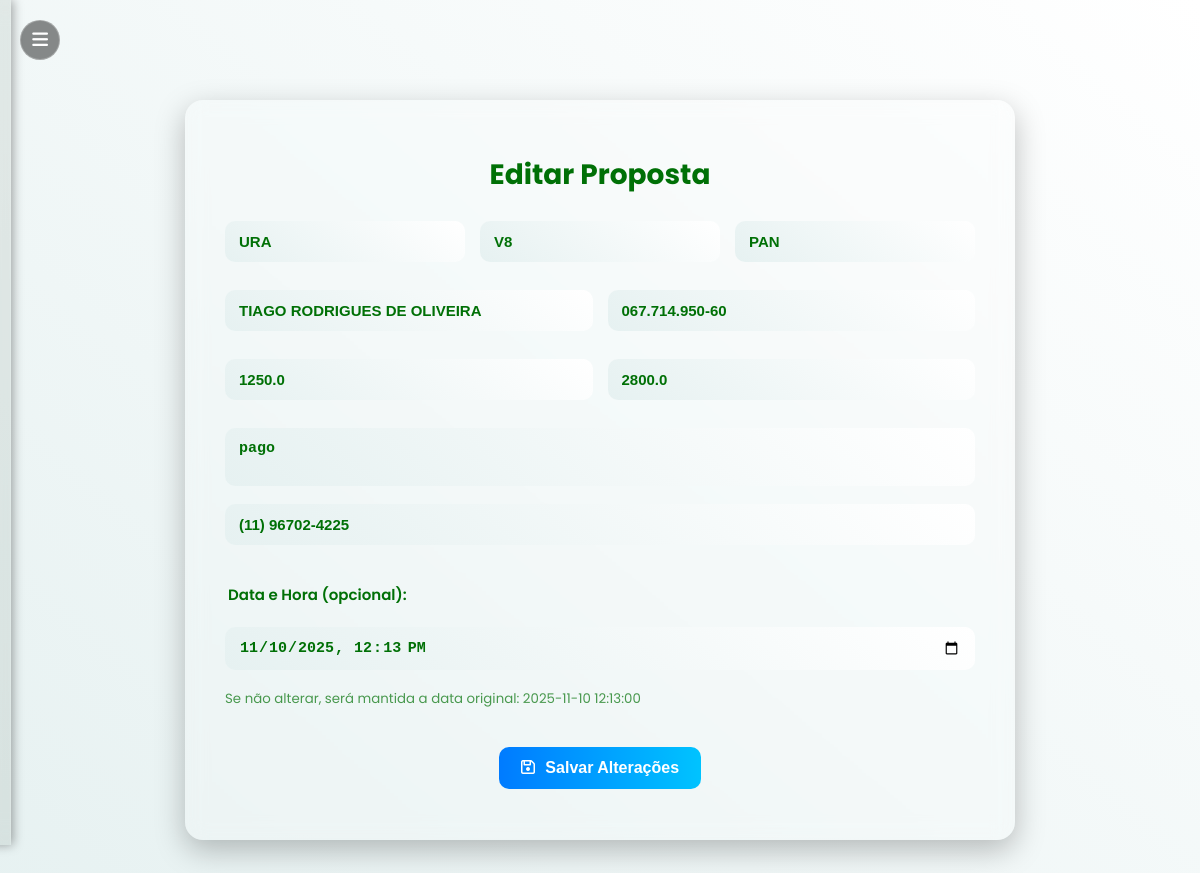
Page /editar_proposta/12 (signed in) on the earlier database version.
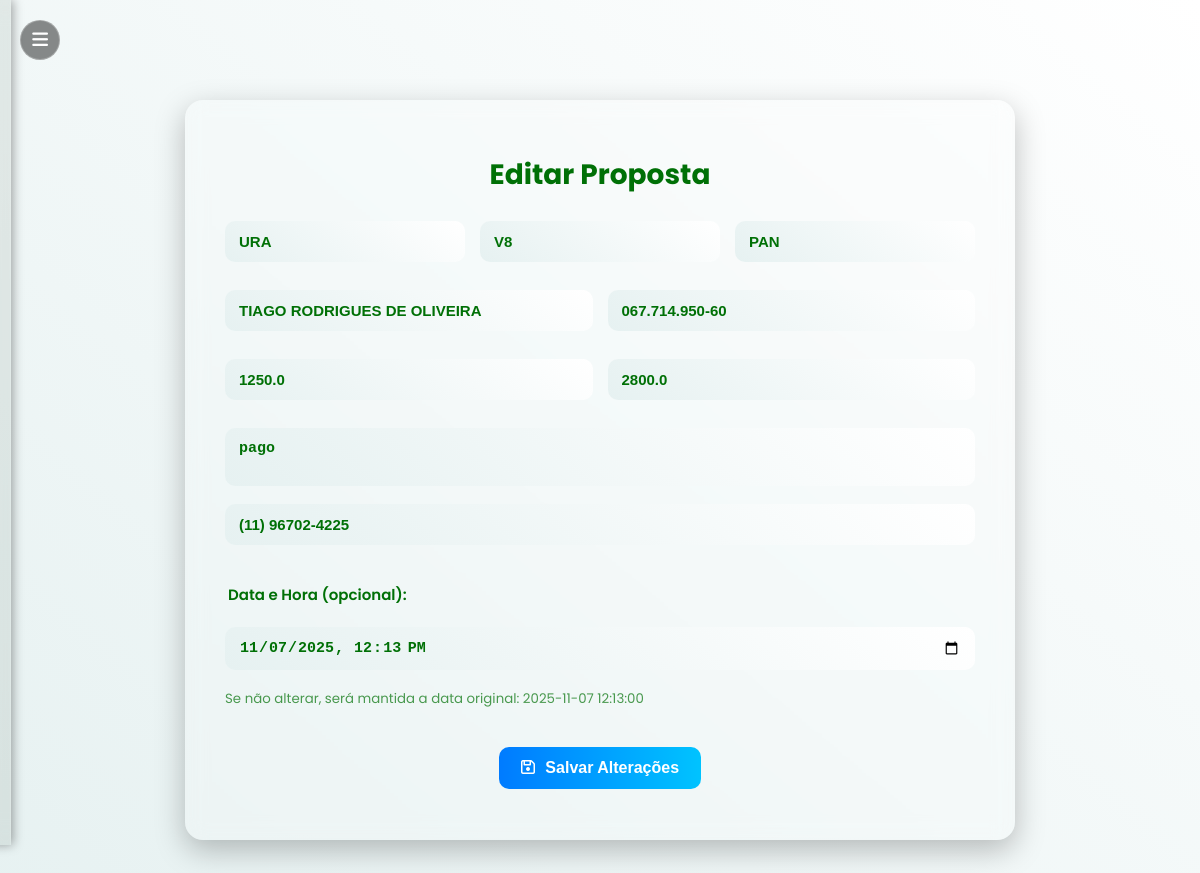
Same page on the later database version.
### tables this page shows
CREATE TABLE propostas (
            id INTEGER PRIMARY KEY AUTOINCREMENT,
            data TEXT DEFAULT (datetime('now','localtime')),
            consultor TEXT,
            fonte TEXT,
            senha_digitada TEXT,
            tabela TEXT,
            nome_cliente TEXT,
            cpf TEXT,
            valor_equivalente REAL,
            valor_original REAL,
            observacao TEXT,
            telefone TEXT
        );

### app.py (the view, shortened to what this page needs)
@app.route("/editar_proposta/<int:id>", methods=["GET", "POST"])
def editar_proposta(id):
    if "user" not in session:
        return redirect(url_for("login"))
    try:
        conn = get_conn()
        cur = conn.cursor()
        ph = "?" if isinstance(conn, sqlite3.Connection) else "%s"
        cur.execute(f"""
            SELECT id, data, fonte, senha_digitada, tabela, nome_cliente, cpf,
                   valor_equivalente, valor_original, observacao, telefone
            FROM propostas
            WHERE id = {ph}
        """, (id,))
        proposta = cur.fetchone()
        if not proposta:
            conn.close()
            return "Proposta não encontrada", 404
        conn.close()
        return render_template("editar_proposta.html", proposta=proposta)
    except Exception as e:
        print("Erro ao editar proposta:", e)
        if conn:
            conn.close()
        return f"Ocorreu um erro ao editar a proposta: {e}", 500

### app.py (called while the page is built)
def get_conn():
    if DATABASE_URL and psycopg2:
        return psycopg2.connect(DATABASE_URL, sslmode="require")
    else:
        return sqlite3.connect(LOCAL_DB, check_same_thread=False)

### templates/editar_proposta.html (shortened to what this page needs)
{% extends "base.html" %}
{% block content %}
<div class="editar-container">
    <h1>Editar Proposta</h1>
    <form method="POST">
        <div class="form-linha">
            <input class="barra-cpf" type="text" name="fonte" value="{{ proposta[2] }}" placeholder="Fonte da Proposta (ex: CLT / FGTS)">
            <input class="barra-cpf" type="text" name="senha_digitada" value="{{ proposta[3] }}" placeholder="Senha digitada (ex: PAN / QI)">
            <input class="barra-cpf" type="text" name="tabela" value="{{ proposta[4] }}" placeholder="Tabela (ex: Facta / QI)">
        </div>
        <div class="form-linha">
            <input class="barra-cpf" type="text" name="nome_cliente" value="{{ proposta[5] }}" placeholder="Nome do Cliente">
            <input class="barra-cpf" type="text" name="cpf" value="{{ proposta[6] }}" placeholder="CPF (somente números)">
        </div>
        <div class="form-linha">
            <input class="barra-cpf" type="number" step="0.01" name="valor_equivalente" value="{{ proposta[7] }}" placeholder="Valor Equivalente (R$)">
            <input class="barra-cpf" type="number" step="0.01" name="valor_original" value="{{ proposta[8] }}" placeholder="Valor Original (R$)">
        </div>
        <textarea name="observacao" class="barra-cpf" placeholder="Observações adicionais...">{{ proposta[9] }}</textarea>
        <div class="form-linha">
            <input class="barra-cpf" type="text" name="telefone" value="{{ proposta[10] }}" placeholder="Telefone com DDD">
        </div>
        <div class="form-linha data-hora-linha">
            <label>Data e Hora (opcional):</label>
            <input class="barra-cpf" type="datetime-local" name="data_manual"
                   value="{{ proposta[1]|replace(' ', 'T') if proposta[1] else '' }}">
            <small style="color: var(--cor-texto); opacity: 0.7; margin-top: 4px;">
                Se não alterar, será mantida a data original: {{ proposta[1] }}
            </small>
        </div>
        <div class="button-group">
            <button type="submit" class="azul">
                <i class="fa fa-save"></i> Salvar Alterações
            </button>
        </div>
    </form>
</div>
{% endblock %}

Differences in the rows shown:
changed propostas "URA": data_manual "11/10/2025 12:13" → "11/07/2025 12:13"; data "2025-11-10 12:13:00" → "2025-11-07 12:13:00"
